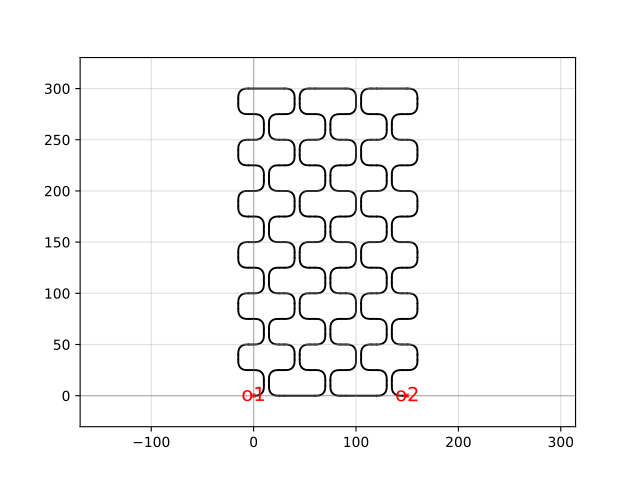

Generate this figure with Python:
import gdsfactory as gf

c = gf.components.cutback_bend90(straight_length=5.0, rows=6, columns=6, spacing=5)
c.plot()
